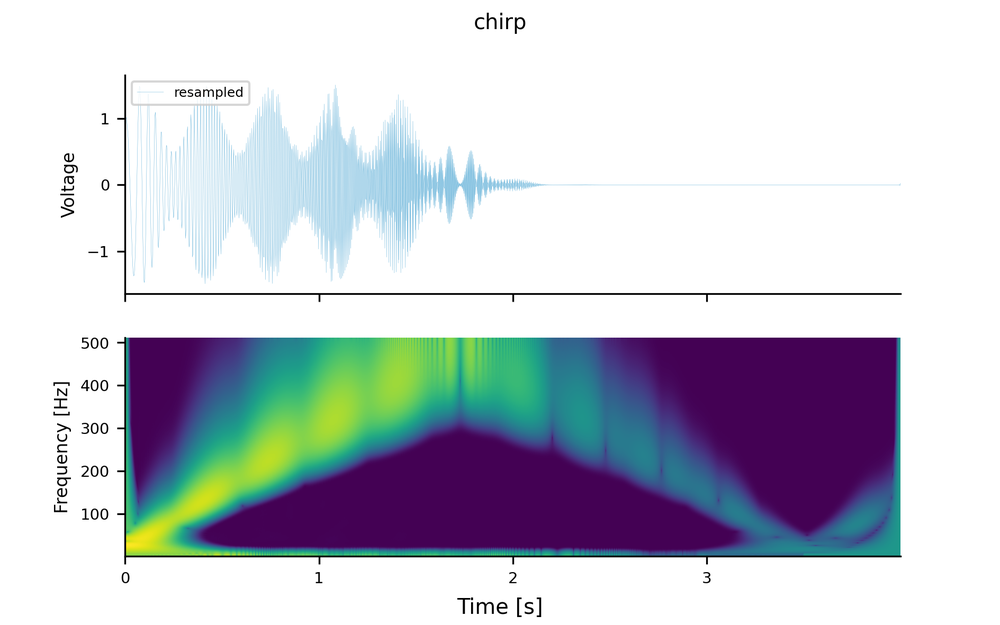
#> input picture chirp/2_wavelet_resampled.png, 1000 x 625 px, shrunk from 1889 x 1181 before the run
$ python -i pptx2tif.py   (imports and definitions only)
#> lines starting #> are read from the running program, lines starting #| are printed output that depends on the picture; after the words box and inside, x2 and y2 are one past the last pixel; in counts of white or black regions, pixels touching at a corner belong together
#!./env/bin/python
# -*- coding: utf-8 -*-
# Time-stamp: "2024-01-29 23:57:01 (ywatanabe)"

# pptx2tif.py

import io

import cv2
from PIL import Image
from pptx import Presentation


def find_content_area(image_path):
#> called with image_path = '../../../chirp/2_wavelet_resampled.png'
    img = cv2.imread(image_path)
#> img is the input picture: shape (625, 1000, 3); mean B, G, R 210.7, 201.9, 199.1
    if img is None:
        raise FileNotFoundError(f"Unable to read the image file: {image_path}")
    gray = cv2.cvtColor(img, cv2.COLOR_BGR2GRAY)
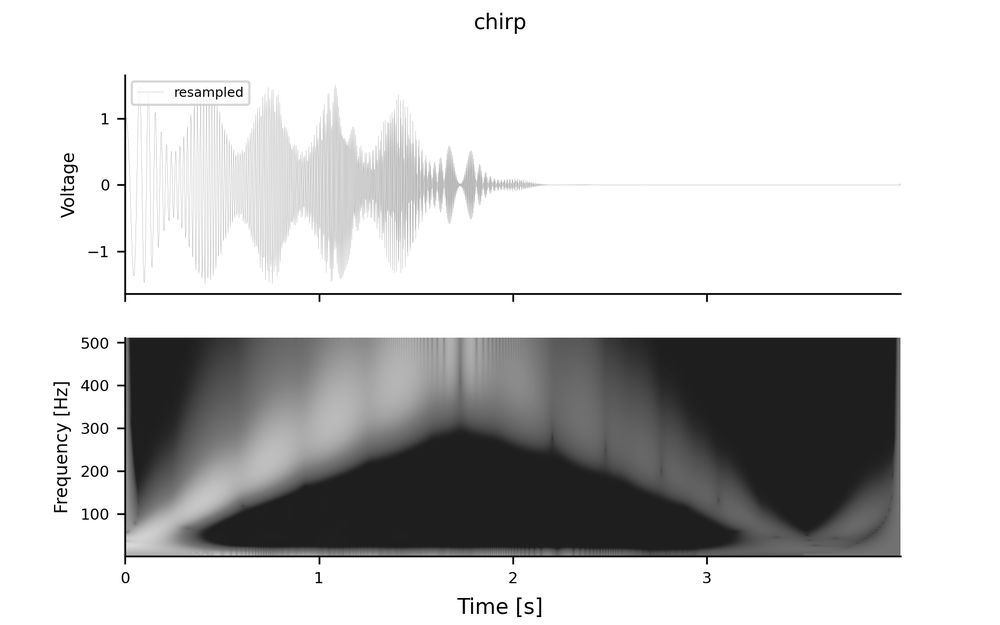
#> gray: shape (625, 1000); min 0, max 255, mean 202
    _, thresh = cv2.threshold(gray, 150, 255, cv2.THRESH_BINARY_INV)
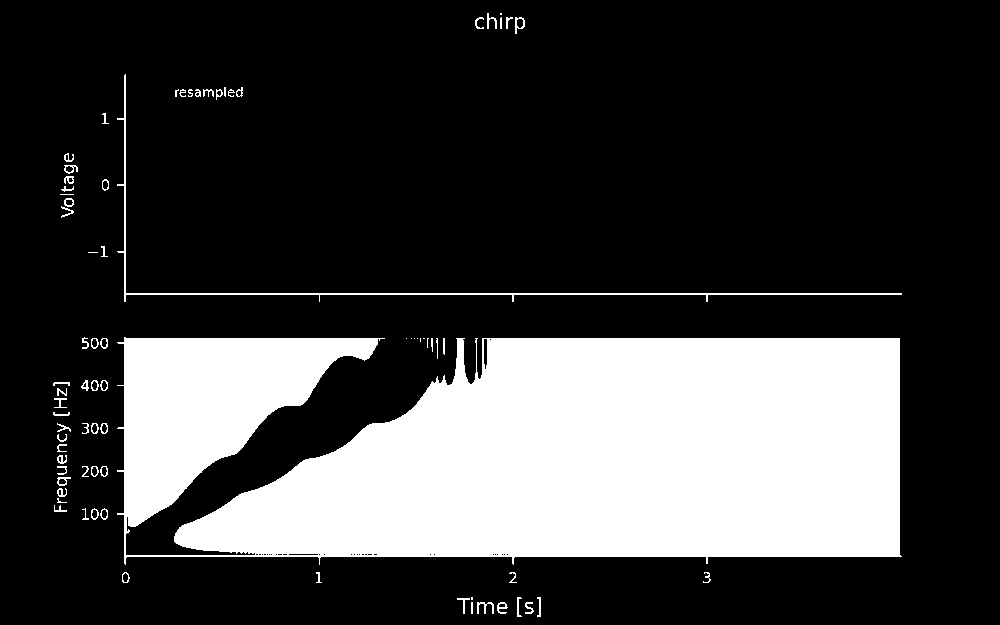
#> thresh: shape (625, 1000); 24.7% white; 78 white regions (14 under 20 px)
    contours, _ = cv2.findContours(
        thresh, cv2.RETR_EXTERNAL, cv2.CHAIN_APPROX_SIMPLE
    )
#> contours = 78 contours, 39 with area under 20; largest, box (x1, y1, x2, y2) and area: (117, 337, 902, 565) 148262, (117, 74, 902, 302) 1044, (515, 17, 525, 34) 95, (57, 477, 71, 486) 69, (64, 165, 78, 174) 68
    max_contour = max(contours, key=cv2.contourArea)
#> max_contour = contour of 504 points, box (x1, y1, x2, y2) (117, 337, 902, 565), area 148262
    x, y, w, h = cv2.boundingRect(max_contour)
#> x = 117; y = 337; w = 785; h = 228
    return x, y, x + w, y + h


def convert_pptx_to_tif(pptx_path):
    pres = Presentation(pptx_path)
    for i, slide in enumerate(pres.slides):
        print()
        # Export each slide as an image
        image = Image.open(io.BytesIO(slide.shapes[0].image.blob))
        # Save the image as TIFF
        image.save(f"slide_{i}.tif", format="TIFF")  # [REVISED]


# [3 lines not run here, left out]

    # import aspose.slides as slides

    # presentation = slides.Presentation(pptx_path)
    # presentation.save(
    #     pptx_path.replace(".pptx", ".tif"), slides.export.SaveFormat.TIFF
    # )

>>> result = find_content_area('../../../chirp/2_wavelet_resampled.png')
#> result = (117, 337, 902, 565)

$ run again, on chirp/1_signals.png
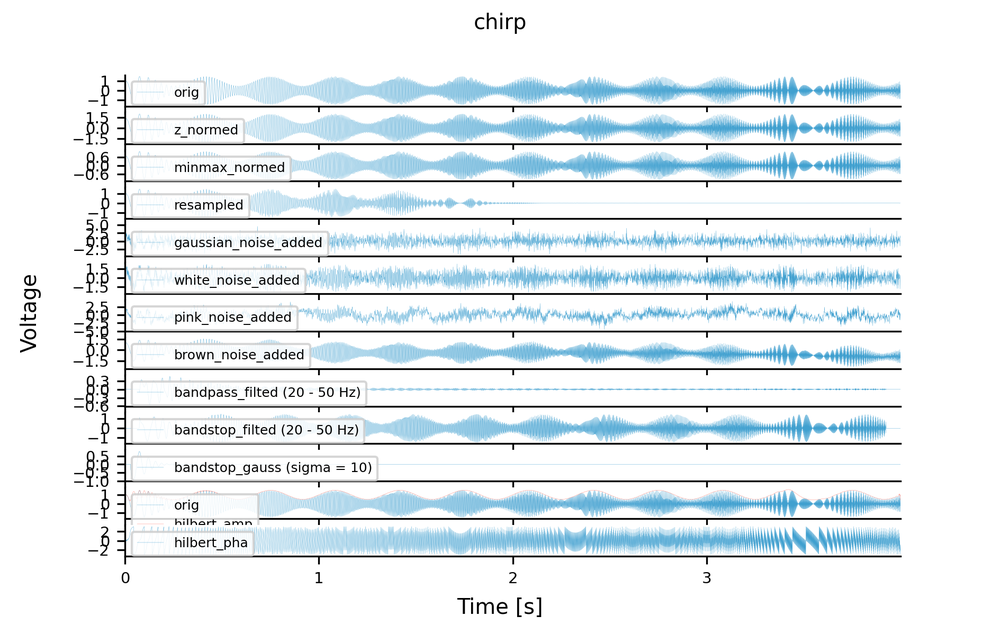
#> input picture chirp/1_signals.png, 1000 x 625 px, shrunk from 1889 x 1181 before the run
#> in find_content_area, img is the input picture: shape (625, 1000, 3); mean B, G, R 239.6, 235.7, 228
#> in find_content_area, `gray = cv2.cvtColor(img, cv2.COLOR_BGR2GRAY)`:
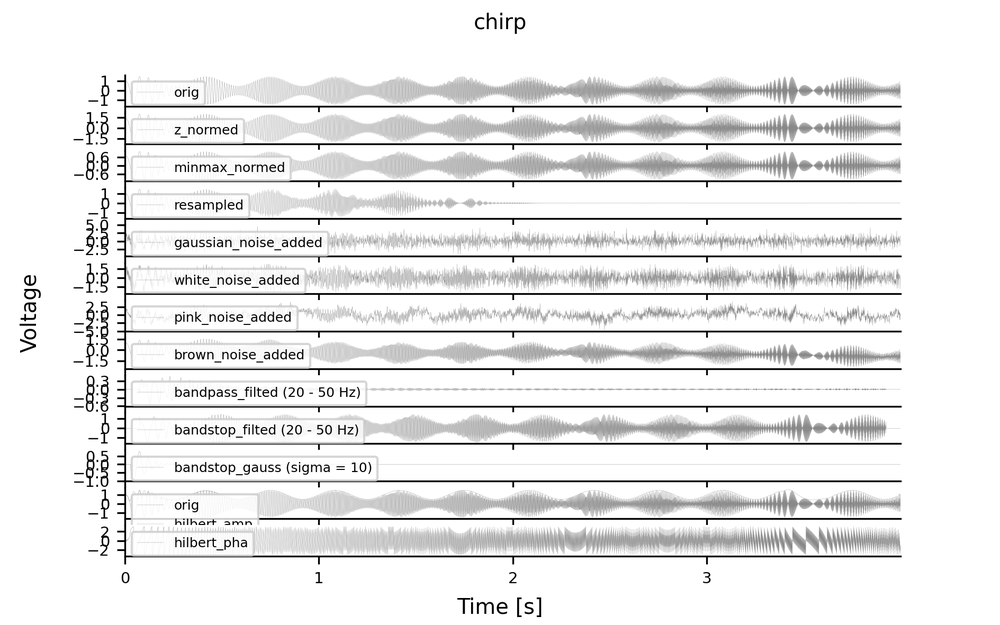
#> gray: shape (625, 1000); min 0, max 255, mean 233.8
#> in find_content_area, `_, thresh = cv2.threshold(gray, 150, 255, cv2.THRESH_BINARY_INV)`:
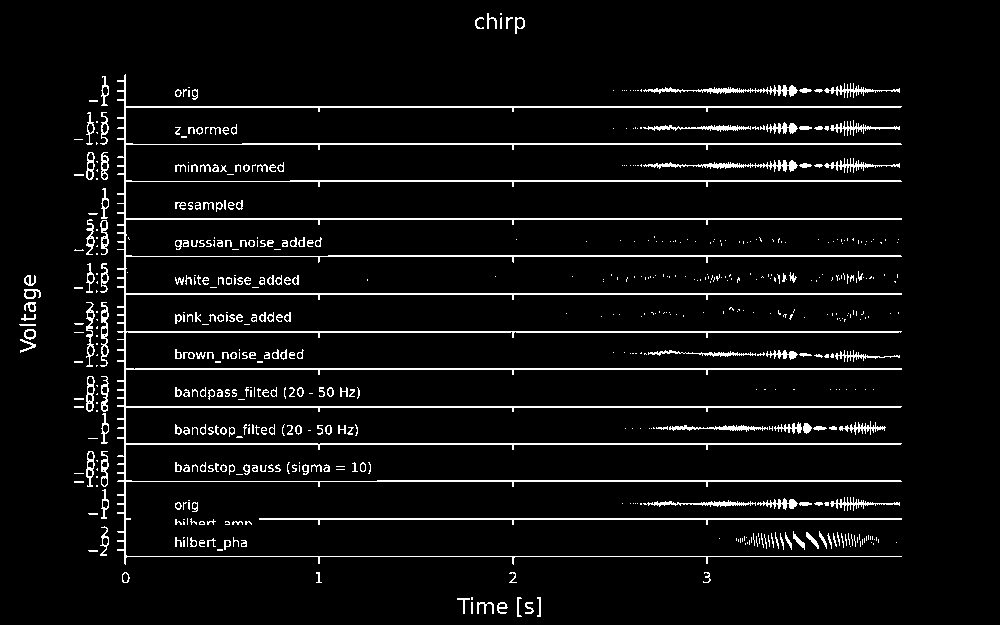
#> thresh: shape (625, 1000); 5.7% white in thin lines or dots, all inside (x1, y1, x2, y2) = (19, 13, 902, 617)
#> contours = 607 contours, 470 with area under 20; largest, box (x1, y1, x2, y2) and area: (117, 74, 902, 565) 8863, (259, 518, 902, 525) 660, (643, 160, 798, 172) 363, (643, 85, 798, 97) 362, (100, 302, 109, 367) 238
#> max_contour = contour of 590 points, box (x1, y1, x2, y2) (117, 74, 902, 565), area 8863
#> x = 117; y = 74; w = 785; h = 491
#> result = (117, 74, 902, 565)

$ run again, on chirp/2_wavelet_bandpass_filted (20 - 50 Hz).png
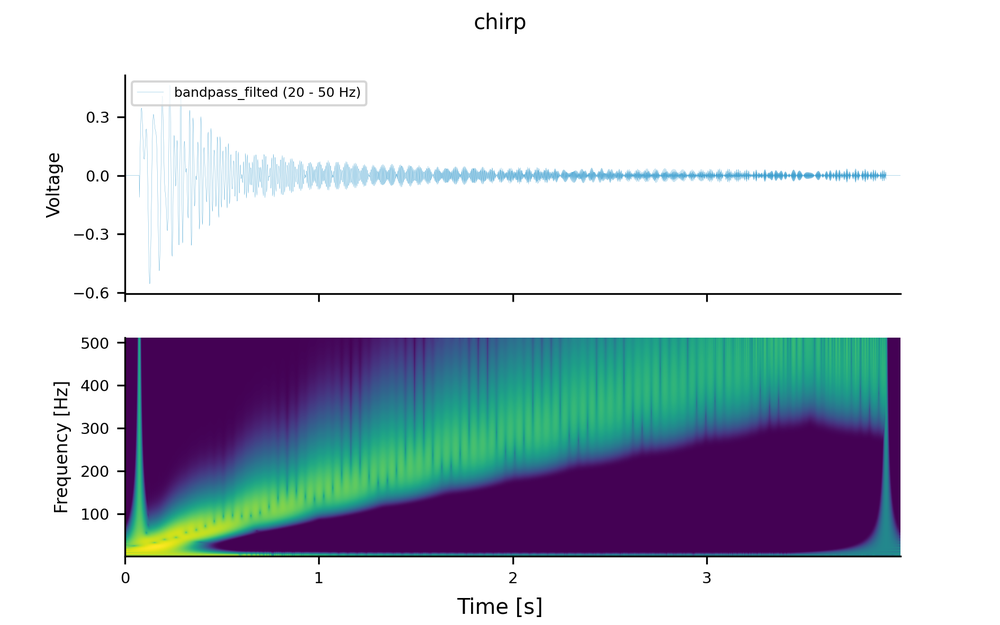
#> input picture chirp/2_wavelet_bandpass_filted (20 - 50 Hz).png, 1000 x 625 px, shrunk from 1889 x 1181 before the run
#> in find_content_area, img is the input picture: shape (625, 1000, 3); mean B, G, R 212.6, 203.6, 197.6
#> in find_content_area, `gray = cv2.cvtColor(img, cv2.COLOR_BGR2GRAY)`:
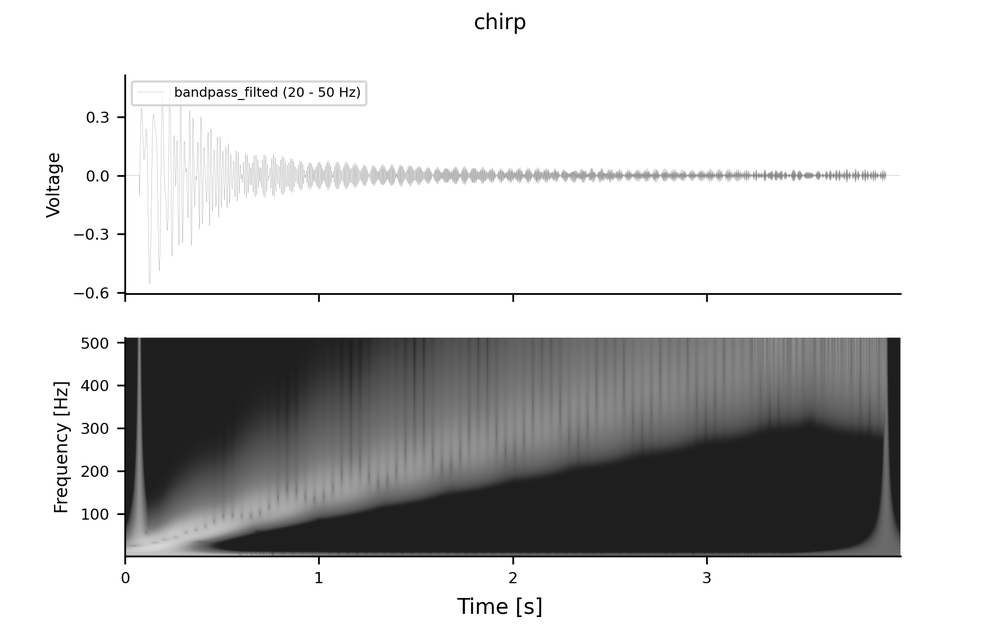
#> gray: shape (625, 1000); min 0, max 255, mean 202.8
#> in find_content_area, `_, thresh = cv2.threshold(gray, 150, 255, cv2.THRESH_BINARY_INV)`:
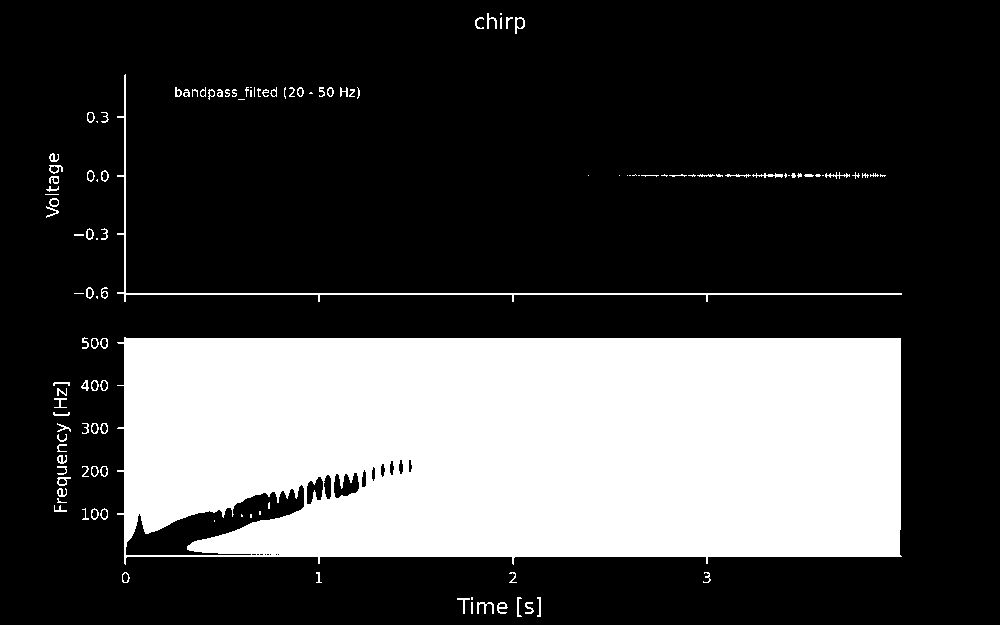
#> thresh: shape (625, 1000); 27.2% white; 125 white regions (42 under 20 px)
#> contours = 120 contours, 69 with area under 20; largest, box (x1, y1, x2, y2) and area: (117, 337, 902, 565) 169212, (117, 74, 902, 302) 1060, (515, 17, 525, 34) 95, (57, 477, 71, 486) 69, (49, 165, 63, 174) 68
#> max_contour = contour of 59 points, box (x1, y1, x2, y2) (117, 337, 902, 565), area 169212
#> x = 117; y = 337; w = 785; h = 228
#> result = (117, 337, 902, 565)

$ run again, on chirp/2_wavelet_bandstop_filted (20 - 50 Hz).png
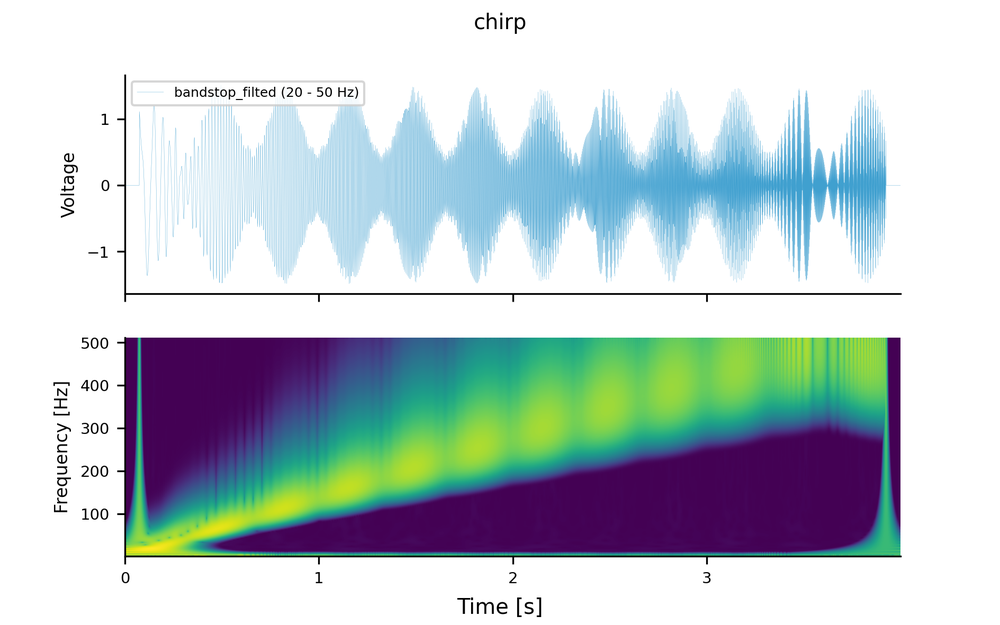
#> input picture chirp/2_wavelet_bandstop_filted (20 - 50 Hz).png, 1000 x 625 px, shrunk from 1889 x 1181 before the run
#> in find_content_area, img is the input picture: shape (625, 1000, 3); mean B, G, R 207.3, 203.8, 191.6
#> in find_content_area, `gray = cv2.cvtColor(img, cv2.COLOR_BGR2GRAY)`:
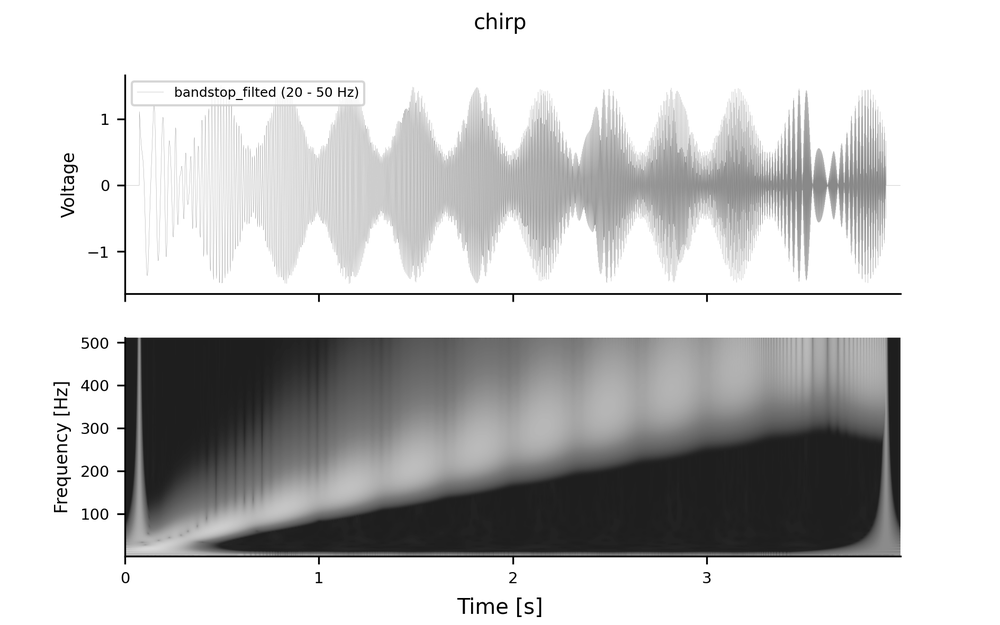
#> gray: shape (625, 1000); min 0, max 255, mean 200.5
#> in find_content_area, `_, thresh = cv2.threshold(gray, 150, 255, cv2.THRESH_BINARY_INV)`:
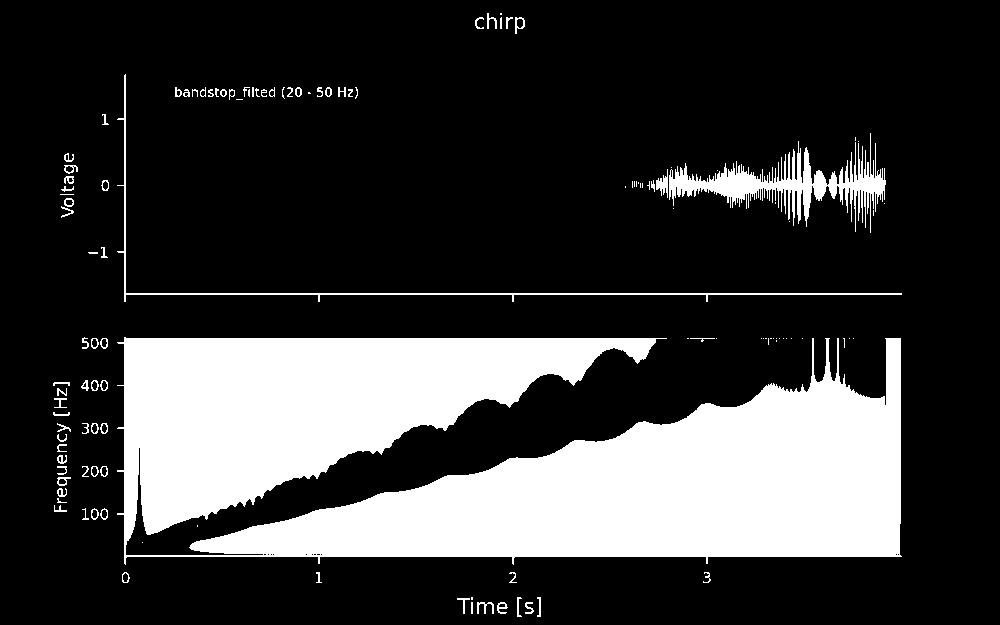
#> thresh: shape (625, 1000); 22.6% white; 124 white regions (48 under 20 px)
#> contours = 124 contours, 77 with area under 20; largest, box (x1, y1, x2, y2) and area: (117, 337, 902, 565) 127908, (669, 133, 886, 233) 4124, (117, 74, 902, 302) 1044, (656, 169, 668, 198) 110, (515, 17, 525, 34) 95
#> max_contour = contour of 892 points, box (x1, y1, x2, y2) (117, 337, 902, 565), area 127908
#> x = 117; y = 337; w = 785; h = 228
#> result = (117, 337, 902, 565)
